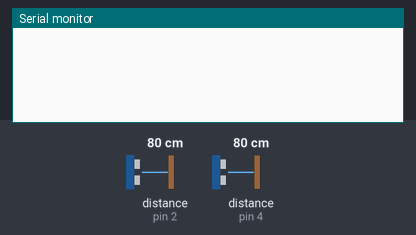
A sketch run on a simulated Arduino Uno, built with avr-gcc and run on an emulated ATmega328P. Parts: the last lines printed to the serial monitor. Wiring (inferred from the names in the program): 2 × ultrasonic range finder: trigger pin 3, echo pin 2 / trigger pin 5, echo pin 4. Inputs (shaded band) come from the test bench; at power-on: distance to the obstacle (sensors on pin 2, pin 4) 80 cm. The echo pulse lasts 58.3 µs per cm.

Above: at 1.2 s.
1.3 s: distance to the obstacle (sensor on pin 2) set to 4 cm
At 1.41 s:
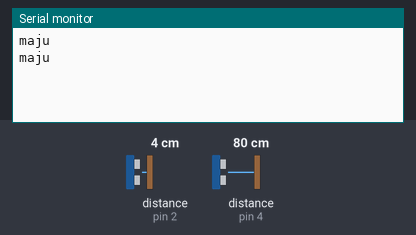
3.2 s: distance to the obstacle (sensor on pin 4) set to 4 cm
At 3.21 s:
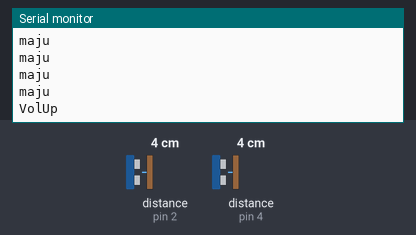
5.1 s: distance to the obstacle (sensor on pin 4) set to 18 cm
At 5.14 s:
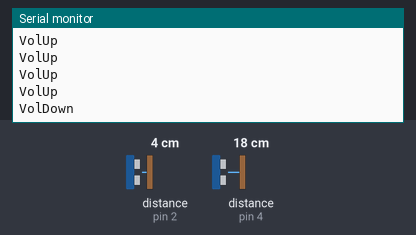

The sketch:

Main_Code_Gesture_Control.ino
```cpp
/*
Code By RADEARSR
*/
const int R_trig = 5;
const int R_echo = 4;
const int L_trig = 3;
const int L_echo = 2;
int jarak,jarak_R,jarak_L;
long waktu;

void setup() {
  Serial.begin(9600);
  pinMode(R_trig, OUTPUT);
  pinMode(R_echo, INPUT);
  pinMode(L_trig, OUTPUT);
  pinMode(L_echo, INPUT);
}

void loop() {
 // Sensor HC-SR04 KANAN
 digitalWrite(R_trig,LOW);
 delayMicroseconds(2);
 digitalWrite(R_trig,HIGH);
 delayMicroseconds(10);
 digitalWrite(R_trig,LOW);
 waktu = pulseIn(R_echo,HIGH);
 jarak = waktu/58.8;
 jarak_R = jarak;
 /*Serial.print("SENSOR KANAN : ");
 Serial.println(jarak_R);
 delay(500);*/

// Sensor HC-SR04 KIRI
 digitalWrite(L_trig, LOW);
 delayMicroseconds(2);
 digitalWrite(L_trig,HIGH);
 delayMicroseconds(10);
 digitalWrite(L_trig,LOW);
 waktu = pulseIn(L_echo,HIGH);
 jarak = waktu/58.8;
 jarak_L = jarak;
/* Serial.print("SENSOR KIRI : ");
 Serial.println(jarak_L);
 delay(1000);*/

 // Fungsi Sensor Pause/Play
 if ((jarak_L >= 20 && jarak_R >= 20 ) && (jarak_L <= 40 && jarak_R <= 40)){
  Serial.println("PAUSE/PLAY");
  delay(2000);
 }
 // Fungsi Volume
 else if((jarak_R >= 2) && (jarak_R <= 13)){
  Serial.println("VolUp");
  delay(100);
}
else if ((jarak_R >= 14) && (jarak_R <= 25)){
  Serial.println("VolDown");
  delay(100);
}
// Fungsi Mempercepat
else if ((jarak_L >= 2) && (jarak_L <= 16)){
  Serial.println("maju");
  delay(100);
}
else if ((jarak_L >= 17) && (jarak_L <=25)){
  Serial.println("mundur");
  delay(100);
}
}
```

Measured:
- after the input at 1.3 s, the serial monitor: prints a new line at once (image 1)
- after the input at 3.2 s, the serial monitor: prints a new line at once (image 2)
- after the input at 5.1 s, the serial monitor: prints a new line at once (image 3)
